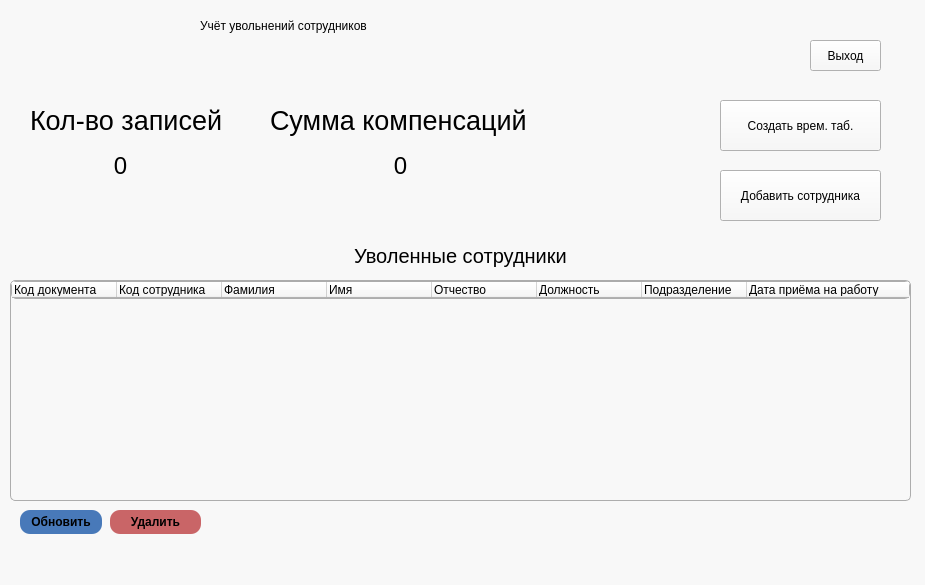
<?xml version="1.0" encoding="UTF-8"?>
<ui version="4.0">
 <class>MainWindow</class>
 <widget class="QMainWindow" name="MainWindow">
  <property name="geometry">
   <rect>
    <x>0</x>
    <y>0</y>
    <width>925</width>
    <height>585</height>
   </rect>
  </property>
  <property name="sizePolicy">
   <sizepolicy hsizetype="Fixed" vsizetype="Fixed">
    <horstretch>0</horstretch>
    <verstretch>0</verstretch>
   </sizepolicy>
  </property>
  <property name="windowTitle">
   <string>MainWindow</string>
  </property>
  <property name="styleSheet">
   <string notr="true">background-color: rgb(248, 248, 248)
</string>
  </property>
  <widget class="QWidget" name="centralwidget">
   <widget class="QPushButton" name="addEmployee">
    <property name="geometry">
     <rect>
      <x>720</x>
      <y>170</y>
      <width>161</width>
      <height>51</height>
     </rect>
    </property>
    <property name="text">
     <string>Добавить сотрудника</string>
    </property>
    <property name="icon">
     <iconset resource="resources.qrc">
      <normaloff>:/C:/Users/04kir/Downloads/add_FILL0_wght400_GRAD0_opsz24.png</normaloff>:/C:/Users/04kir/Downloads/add_FILL0_wght400_GRAD0_opsz24.png</iconset>
    </property>
   </widget>
   <widget class="QTableWidget" name="employeeTable">
    <property name="geometry">
     <rect>
      <x>10</x>
      <y>280</y>
      <width>901</width>
      <height>221</height>
     </rect>
    </property>
    <property name="styleSheet">
     <string notr="true">border: 1px solid rgb(173, 173, 173);
border-radius: 5px;</string>
    </property>
    <property name="frameShape">
     <enum>QFrame::StyledPanel</enum>
    </property>
    <property name="lineWidth">
     <number>1</number>
    </property>
    <property name="midLineWidth">
     <number>0</number>
    </property>
    <property name="sortingEnabled">
     <bool>false</bool>
    </property>
    <attribute name="horizontalHeaderVisible">
     <bool>true</bool>
    </attribute>
    <attribute name="horizontalHeaderCascadingSectionResizes">
     <bool>false</bool>
    </attribute>
    <attribute name="horizontalHeaderMinimumSectionSize">
     <number>2</number>
    </attribute>
    <attribute name="horizontalHeaderDefaultSectionSize">
     <number>105</number>
    </attribute>
    <attribute name="horizontalHeaderShowSortIndicator" stdset="0">
     <bool>false</bool>
    </attribute>
    <attribute name="horizontalHeaderStretchLastSection">
     <bool>true</bool>
    </attribute>
    <attribute name="verticalHeaderVisible">
     <bool>false</bool>
    </attribute>
    <attribute name="verticalHeaderCascadingSectionResizes">
     <bool>false</bool>
    </attribute>
    <attribute name="verticalHeaderMinimumSectionSize">
     <number>10</number>
    </attribute>
    <attribute name="verticalHeaderDefaultSectionSize">
     <number>20</number>
    </attribute>
    <column>
     <property name="text">
      <string>Код документа</string>
     </property>
     <property name="textAlignment">
      <set>AlignLeading|AlignVCenter</set>
     </property>
    </column>
    <column>
     <property name="text">
      <string>Код сотрудника</string>
     </property>
     <property name="textAlignment">
      <set>AlignLeading|AlignVCenter</set>
     </property>
    </column>
    <column>
     <property name="text">
      <string>Фамилия</string>
     </property>
     <property name="textAlignment">
      <set>AlignLeading|AlignVCenter</set>
     </property>
    </column>
    <column>
     <property name="text">
      <string>Имя</string>
     </property>
     <property name="textAlignment">
      <set>AlignLeading|AlignVCenter</set>
     </property>
    </column>
    <column>
     <property name="text">
      <string>Отчество</string>
     </property>
     <property name="textAlignment">
      <set>AlignLeading|AlignVCenter</set>
     </property>
    </column>
    <column>
     <property name="text">
      <string>Должность</string>
     </property>
     <property name="textAlignment">
      <set>AlignLeading|AlignVCenter</set>
     </property>
    </column>
    <column>
     <property name="text">
      <string>Подразделение</string>
     </property>
     <property name="textAlignment">
      <set>AlignLeading|AlignVCenter</set>
     </property>
    </column>
    <column>
     <property name="text">
      <string>Дата приёма на работу</string>
     </property>
     <property name="textAlignment">
      <set>AlignLeading|AlignVCenter</set>
     </property>
    </column>
   </widget>
   <widget class="QLabel" name="rowLabel">
    <property name="geometry">
     <rect>
      <x>30</x>
      <y>90</y>
      <width>201</width>
      <height>61</height>
     </rect>
    </property>
    <property name="styleSheet">
     <string notr="true">font-weght: bold;
font-size: 20pt;
</string>
    </property>
    <property name="text">
     <string>Кол-во записей</string>
    </property>
   </widget>
   <widget class="QLabel" name="rowNum">
    <property name="geometry">
     <rect>
      <x>30</x>
      <y>150</y>
      <width>181</width>
      <height>31</height>
     </rect>
    </property>
    <property name="styleSheet">
     <string notr="true">font-weght: bold;
font-size: 18pt;
</string>
    </property>
    <property name="text">
     <string>0</string>
    </property>
    <property name="alignment">
     <set>Qt::AlignCenter</set>
    </property>
   </widget>
   <widget class="QPushButton" name="exitButton">
    <property name="geometry">
     <rect>
      <x>810</x>
      <y>40</y>
      <width>71</width>
      <height>31</height>
     </rect>
    </property>
    <property name="text">
     <string>Выход</string>
    </property>
    <property name="icon">
     <iconset resource="resources.qrc">
      <normaloff>:/C:/Users/04kir/Downloads/power_settings_new_FILL0_wght400_GRAD0_opsz24.png</normaloff>:/C:/Users/04kir/Downloads/power_settings_new_FILL0_wght400_GRAD0_opsz24.png</iconset>
    </property>
   </widget>
   <widget class="QLabel" name="dismisLabel">
    <property name="geometry">
     <rect>
      <x>340</x>
      <y>240</y>
      <width>241</width>
      <height>31</height>
     </rect>
    </property>
    <property name="styleSheet">
     <string notr="true">font-weght: bold;
font-size: 15pt;
</string>
    </property>
    <property name="text">
     <string>Уволенные сотрудники</string>
    </property>
    <property name="alignment">
     <set>Qt::AlignCenter</set>
    </property>
   </widget>
   <widget class="QPushButton" name="updateEmployee">
    <property name="geometry">
     <rect>
      <x>20</x>
      <y>510</y>
      <width>82</width>
      <height>24</height>
     </rect>
    </property>
    <property name="styleSheet">
     <string notr="true">QPushButton {
    background-color: rgb(72, 121, 185);
    border-width: 5px;
    border-radius: 10px;
	font: bold;
    border-color: rgb(0, 0, 0);
    min-width: 5em;
    padding: 1px;
}
</string>
    </property>
    <property name="text">
     <string>Обновить</string>
    </property>
    <property name="icon">
     <iconset resource="resources.qrc">
      <normaloff>:/C:/Users/04kir/Downloads/restart_alt_FILL0_wght400_GRAD0_opsz24.png</normaloff>:/C:/Users/04kir/Downloads/restart_alt_FILL0_wght400_GRAD0_opsz24.png</iconset>
    </property>
   </widget>
   <widget class="QPushButton" name="deleteEmployee">
    <property name="geometry">
     <rect>
      <x>110</x>
      <y>510</y>
      <width>91</width>
      <height>24</height>
     </rect>
    </property>
    <property name="toolTip">
     <string>&lt;html&gt;&lt;head/&gt;&lt;body&gt;&lt;p align=&quot;center&quot;&gt;&lt;span style=&quot; font-size:7pt; color:#777777;&quot;&gt;Удаление сотрудника из базы данных уволенных сотрудников&lt;/span&gt;&lt;/p&gt;&lt;/body&gt;&lt;/html&gt;</string>
    </property>
    <property name="styleSheet">
     <string notr="true">QPushButton {
    background-color: rgb(201, 101, 103);
    border-width: 5px;
    border-radius: 10px;
	font: bold;
    border-color: rgb(0, 0, 0);
    min-width: 5em;
    padding: 1px;
}</string>
    </property>
    <property name="text">
     <string>Удалить</string>
    </property>
    <property name="icon">
     <iconset resource="resources.qrc">
      <normaloff>:/C:/Users/04kir/Downloads/close_FILL0_wght400_GRAD0_opsz24.png</normaloff>:/C:/Users/04kir/Downloads/close_FILL0_wght400_GRAD0_opsz24.png</iconset>
    </property>
   </widget>
   <widget class="QPushButton" name="makeTempTable">
    <property name="geometry">
     <rect>
      <x>720</x>
      <y>100</y>
      <width>161</width>
      <height>51</height>
     </rect>
    </property>
    <property name="toolTip">
     <string/>
    </property>
    <property name="text">
     <string>Создать врем. таб.</string>
    </property>
    <property name="icon">
     <iconset resource="resources.qrc">
      <normaloff>:/C:/Users/04kir/Downloads/table_rows_FILL0_wght400_GRAD0_opsz24.png</normaloff>:/C:/Users/04kir/Downloads/table_rows_FILL0_wght400_GRAD0_opsz24.png</iconset>
    </property>
   </widget>
   <widget class="QLabel" name="summLabel">
    <property name="geometry">
     <rect>
      <x>270</x>
      <y>90</y>
      <width>271</width>
      <height>61</height>
     </rect>
    </property>
    <property name="styleSheet">
     <string notr="true">font-weght: bold;
font-size: 20pt;
</string>
    </property>
    <property name="text">
     <string>Сумма компенсаций</string>
    </property>
   </widget>
   <widget class="QLabel" name="sumNum">
    <property name="geometry">
     <rect>
      <x>260</x>
      <y>150</y>
      <width>281</width>
      <height>31</height>
     </rect>
    </property>
    <property name="toolTip">
     <string>&lt;html&gt;&lt;head/&gt;&lt;body&gt;&lt;p align=&quot;center&quot;&gt;&lt;br/&gt;&lt;/p&gt;&lt;/body&gt;&lt;/html&gt;</string>
    </property>
    <property name="styleSheet">
     <string notr="true">font-weght: bold;
font-size: 18pt;
</string>
    </property>
    <property name="text">
     <string>0</string>
    </property>
    <property name="alignment">
     <set>Qt::AlignCenter</set>
    </property>
   </widget>
   <widget class="QLabel" name="label">
    <property name="geometry">
     <rect>
      <x>200</x>
      <y>0</y>
      <width>531</width>
      <height>51</height>
     </rect>
    </property>
    <property name="styleSheet">
     <string notr="true">font: italic 26pt &quot;Segoe UI&quot;;
font-weght: bold;
</string>
    </property>
    <property name="text">
     <string>Учёт увольнений сотрудников</string>
    </property>
   </widget>
  </widget>
  <widget class="QMenuBar" name="menubar">
   <property name="geometry">
    <rect>
     <x>0</x>
     <y>0</y>
     <width>925</width>
     <height>22</height>
    </rect>
   </property>
  </widget>
  <widget class="QStatusBar" name="statusbar"/>
 </widget>
 <resources>
  <include location="resources.qrc"/>
 </resources>
 <connections/>
</ui>
